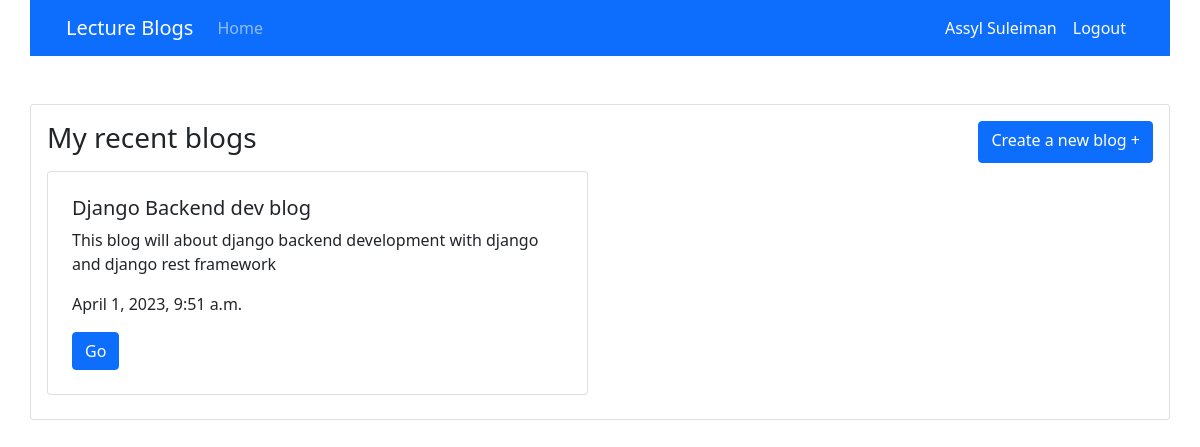
The app's page / (signed in) with its own data.
### blogs/models.py (models this page shows)
class Blog(models.Model):
    title = models.CharField(null=False, max_length=255)
    description = models.TextField(null=False, blank=True, default='')
    created_at = models.DateTimeField(auto_now_add=True)
    updated_at = models.DateTimeField(auto_now=True)
    owner = models.ForeignKey(User, on_delete=models.CASCADE, null=False)
    class Meta:
        verbose_name = 'Blog'
        verbose_name_plural = 'Blogs'

### blogs/views.py (the view)
# urls.py: path('', index_page, name='index'),
def index_page(request):
    if request.user.is_authenticated:
        blogs = Blog.objects.filter(owner_id=request.user.id)
        return render(request, 'blogs/index.html', {'blogs': blogs, 'user': request.user})
    else:
        return redirect('/auth/login/')

### blogs/templates/blogs/index.html
{% extends 'base.html' %}
{% load static %}
{% block content %}
<div class="container">
    {% include 'nav.html' %}
    <div class="row mt-5">
          <div class="col-12 card p-3">
              <div class="col-12 d-flex justify-content-between items-center">
                <h3>My recent blogs</h3>
              <a class="btn btn-primary" href="/blogs/create/" role="button">Create a new blog +</a>
          </div>
          <div class="row my-2">
            {% if blogs|length > 0 %}
                {% for blog in blogs %}
                    <div class="col-6">
                        <div class="card p-2">
                            <div class="card-body">
                                <h5 class="card-title">{{ blog.title }}</h5>
                                <p class="card-text">{{ blog.description}}</p>
                                <p class="card-text">{{ blog.created_at }}</p>
                                <a href="/blogs/{{blog.id}}/" class="btn btn-primary">Go</a>
                            </div>
                        </div>
                    </div>
                {% endfor %}
            {% else %}
                <div class="col-12">
                      <h4>No blogs are created yet!</h4>
                </div>
            {% endif %}
          </div>
          </div>
      </div>
</div>
{% endblock %}

### templates/base.html (shortened to what this page needs)
{% load static %}
<html>
    <head>
        <link href="{% static 'css/bootstrap.min.css' %}" rel="stylesheet" />
    </head>
    <body>
        {% block content %}
        {% endblock %}
    </body>
</html>

### templates/nav.html (shortened to what this page needs)
<div class="row">
                <nav class="navbar navbar-expand-lg navbar-dark bg-primary col-12">
          <div class="container-fluid">
            <a class="navbar-brand" href="/">Lecture Blogs</a>
            <div class="collapse navbar-collapse" id="navbarSupportedContent">
              <ul class="navbar-nav me-auto mb-2 mb-lg-0">
                <li class="nav-item">
                  <a class="nav-link" aria-current="page" href="/">Home</a>
                </li>
              </ul>
                <ul class="navbar-nav d-flex justify-end">
                    <li class="nav-item">
                  <a class="nav-link active" aria-current="page" href="{% url 'settings_page' %}">{{user.first_name}} {{user.last_name}}</a>
                </li>
                <li class="nav-item">
                  <a class="nav-link active" aria-current="page" href="/auth/logout">Logout</a>
                </li>
              </ul>
            </div>
          </div>
        </nav>
    </div>

### records on screen
Blog: title "Django Backend dev blog", description "This blog will about django backend development with django and django rest framework", created_at "April 1, 2023, 9:51 a.m."

### other values on screen
{{ user.first_name }} "Assyl"
{{ user.last_name }} "Suleiman"
